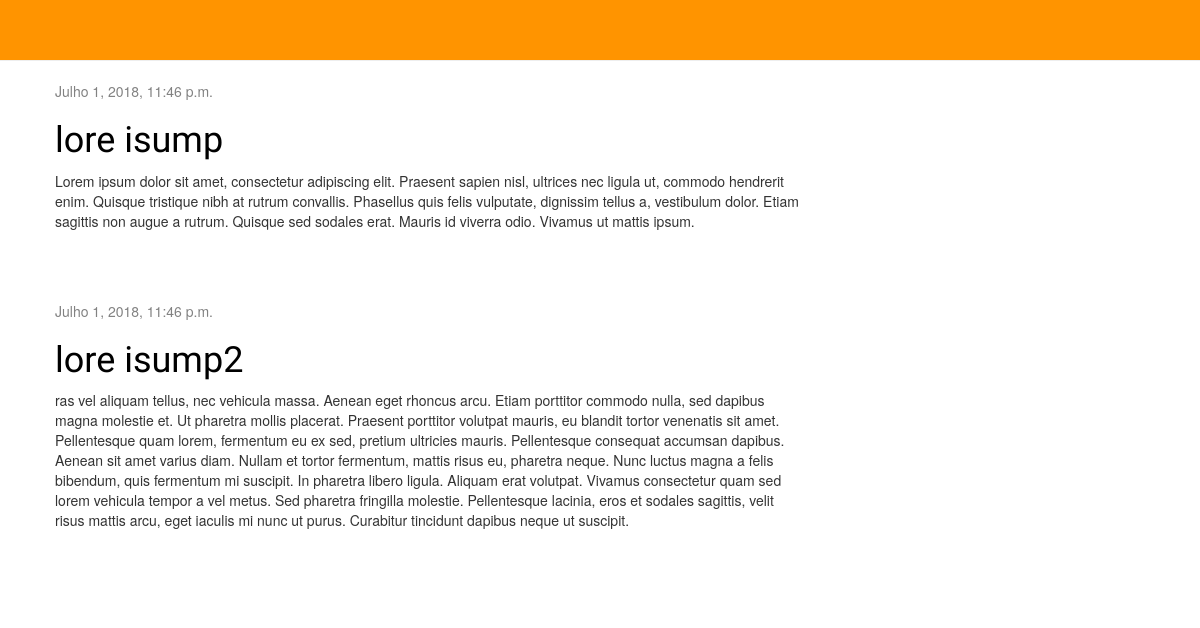
The page / on the database its author committed.
### blog/models.py (models this page shows, shortened)
class Post(models.Model):
    author = models.ForeignKey('auth.User', on_delete=models.CASCADE)
    title = models.CharField(max_length=200)
    text = models.TextField()
    created_date = models.DateTimeField(
            default=timezone.now)
    published_date = models.DateTimeField(
            blank=True, null=True)

### blog/views.py (the view)
# urls.py: url(r'^$', views.post_list, name='post_list'),
def post_list(request):
	posts = Post.objects.filter(published_date__lte=timezone.now()).order_by('published_date')
	return render(request, 'blog/post_list.html', {'posts': posts})

### blog/templates/blog/post_list.html
{% extends 'blog/base.html' %}
{% block content %}
    {% for post in posts %}
        <div class="post">
            <div class="date">
                {{ post.published_date }}
            </div>
            <h1><a href="">{{ post.title }}</a></h1>
            <p>{{ post.text|linebreaksbr }}</p>
        </div>
    {% endfor %}
{% endblock %}

### blog/templates/blog/base.html (shortened to what this page needs)
{% load staticfiles %}
<html>
    <head>
        <link rel="stylesheet" href="//maxcdn.bootstrapcdn.com/bootstrap/3.2.0/css/bootstrap.min.css">
        <link rel="stylesheet" href="//maxcdn.bootstrapcdn.com/bootstrap/3.2.0/css/bootstrap-theme.min.css">
        <link rel="stylesheet" href="{% static 'css/blog.css' %}">
    </head>
    <body>
        <div class="page-header">
        </div>
        <div class="content container">
            <div class="row">
                <div class="col-md-8">
                {% block content %}
                {% endblock %}
                </div>
            </div>
        </div>
    </body>
</html>

### blog/static/css/blog.css (style rules this page uses)
.page-header { background-color: #ff9400; margin-top: 0; padding: 20px 20px 20px 40px; }
.content { margin-left: 40px; }
h1, h2, h3, h4 { font-family: 'Lobster', cursive; }
.date { color: #828282; }
.post { margin-bottom: 70px; }
.post h1 a, .post h1 a:visited { color: #000000; }

### rows shown on the page
Post: published_date "Julho 1, 2018, 11:46 p.m.", title "lore isump", text "Lorem ipsum dolor sit amet, consectetur adipiscing elit. Praesent sapien nisl, ultrices nec ligula ut, commodo hendrerit enim. Quisque tristique nibh at rutrum convallis. Phasellus quis felis vulputate, dignissim tellus a, vestibulum dolor. Etiam sagittis non augue a rutrum. Quisque sed sodales erat. Mauris id viverra odio. Vivamus ut mattis ipsum."
Post: published_date "Julho 1, 2018, 11:46 p.m.", title "lore isump2", text "ras vel aliquam tellus, nec vehicula massa. Aenean eget rhoncus arcu. Etiam porttitor commodo nulla, sed dapibus magna molestie et. Ut pharetra mollis placerat. Praesent porttitor volutpat mauris, eu blandit tortor venenatis sit amet. Pellentesque quam lorem, fermentum eu ex sed, pretium ultricies mauris. Pellentesque consequat accumsan dapibus. Aenean sit amet varius diam. Nullam et tortor fermentum, mattis risus eu, pharetra neque. Nunc luctus magna a felis bibendum, quis fermentum mi suscipit. In pharetra libero ligula. Aliquam erat volutpat. Vivamus consectetur quam sed lorem vehicula tempor a vel metus. Sed pharetra fringilla molestie. Pellentesque lacinia, eros et sodales sagittis,…"
